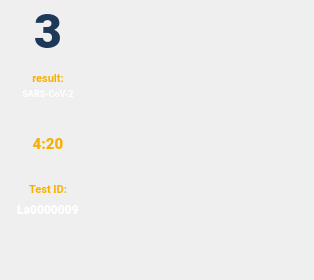
<?xml version="1.0" encoding="UTF-8"?>
<ui version="4.0">
 <class>Form</class>
 <widget class="QWidget" name="Form">
  <property name="geometry">
   <rect>
    <x>0</x>
    <y>0</y>
    <width>314</width>
    <height>280</height>
   </rect>
  </property>
  <property name="windowTitle">
   <string notr="true">Form</string>
  </property>
  <property name="styleSheet">
   <string notr="true"/>
  </property>
  <widget class="QWidget" name="background" native="true">
   <property name="geometry">
    <rect>
     <x>0</x>
     <y>0</y>
     <width>96</width>
     <height>224</height>
    </rect>
   </property>
   <property name="styleSheet">
    <string notr="true">.QWidget{background-image: url(:/new_slot/png/new_slot/detecting.png); border:0px}</string>
   </property>
   <widget class="QLabel" name="number">
    <property name="geometry">
     <rect>
      <x>0</x>
      <y>0</y>
      <width>96</width>
      <height>62</height>
     </rect>
    </property>
    <property name="font">
     <font>
      <family>Roboto Black</family>
      <pointsize>36</pointsize>
      <weight>75</weight>
      <bold>true</bold>
     </font>
    </property>
    <property name="styleSheet">
     <string notr="true">.QLabel{background-color: transparent; border:0; color : #1e3858}</string>
    </property>
    <property name="text">
     <string notr="true">3</string>
    </property>
    <property name="alignment">
     <set>Qt::AlignCenter</set>
    </property>
   </widget>
   <widget class="QLabel" name="timer">
    <property name="geometry">
     <rect>
      <x>0</x>
      <y>133</y>
      <width>96</width>
      <height>21</height>
     </rect>
    </property>
    <property name="font">
     <font>
      <family>Roboto Black</family>
      <pointsize>11</pointsize>
      <weight>75</weight>
      <bold>true</bold>
     </font>
    </property>
    <property name="styleSheet">
     <string notr="true">.QLabel{background-color: transparent; border:0; color : #f8b000}</string>
    </property>
    <property name="text">
     <string notr="true">4:20</string>
    </property>
    <property name="alignment">
     <set>Qt::AlignCenter</set>
    </property>
   </widget>
   <widget class="QLabel" name="id">
    <property name="geometry">
     <rect>
      <x>0</x>
      <y>196</y>
      <width>96</width>
      <height>26</height>
     </rect>
    </property>
    <property name="font">
     <font>
      <family>Roboto Black</family>
      <pointsize>9</pointsize>
      <weight>75</weight>
      <bold>true</bold>
     </font>
    </property>
    <property name="styleSheet">
     <string notr="true">QLabel{background-color: transparent; border:0; color : white}</string>
    </property>
    <property name="text">
     <string notr="true">La0000009</string>
    </property>
    <property name="alignment">
     <set>Qt::AlignCenter</set>
    </property>
   </widget>
   <widget class="QLabel" name="result_tag">
    <property name="geometry">
     <rect>
      <x>0</x>
      <y>66</y>
      <width>96</width>
      <height>24</height>
     </rect>
    </property>
    <property name="font">
     <font>
      <family>Roboto</family>
      <pointsize>8</pointsize>
      <weight>75</weight>
      <bold>true</bold>
     </font>
    </property>
    <property name="styleSheet">
     <string notr="true">.QLabel{background-color: transparent; border:0; color : #f8b000}</string>
    </property>
    <property name="inputMethodHints">
     <set>Qt::ImhNone</set>
    </property>
    <property name="text">
     <string>result:</string>
    </property>
    <property name="textFormat">
     <enum>Qt::AutoText</enum>
    </property>
    <property name="alignment">
     <set>Qt::AlignCenter</set>
    </property>
    <property name="wordWrap">
     <bool>true</bool>
    </property>
    <property name="margin">
     <number>0</number>
    </property>
    <property name="indent">
     <number>-1</number>
    </property>
   </widget>
   <widget class="QLabel" name="target_name">
    <property name="geometry">
     <rect>
      <x>0</x>
      <y>79</y>
      <width>96</width>
      <height>30</height>
     </rect>
    </property>
    <property name="font">
     <font>
      <family>Roboto</family>
      <pointsize>7</pointsize>
      <weight>75</weight>
      <bold>true</bold>
     </font>
    </property>
    <property name="styleSheet">
     <string notr="true">.QLabel{background-color: transparent; border:0; color :white}</string>
    </property>
    <property name="inputMethodHints">
     <set>Qt::ImhNone</set>
    </property>
    <property name="text">
     <string notr="true">SARS-CoV-2</string>
    </property>
    <property name="textFormat">
     <enum>Qt::AutoText</enum>
    </property>
    <property name="alignment">
     <set>Qt::AlignCenter</set>
    </property>
    <property name="wordWrap">
     <bool>true</bool>
    </property>
    <property name="margin">
     <number>0</number>
    </property>
    <property name="indent">
     <number>-1</number>
    </property>
   </widget>
   <widget class="QLabel" name="id_tag">
    <property name="geometry">
     <rect>
      <x>0</x>
      <y>178</y>
      <width>96</width>
      <height>21</height>
     </rect>
    </property>
    <property name="font">
     <font>
      <family>Roboto</family>
      <pointsize>8</pointsize>
      <weight>75</weight>
      <bold>true</bold>
     </font>
    </property>
    <property name="styleSheet">
     <string notr="true">.QLabel{background-color: transparent; border:0; color : #f8b000}</string>
    </property>
    <property name="inputMethodHints">
     <set>Qt::ImhNone</set>
    </property>
    <property name="text">
     <string>Test ID:</string>
    </property>
    <property name="textFormat">
     <enum>Qt::AutoText</enum>
    </property>
    <property name="alignment">
     <set>Qt::AlignCenter</set>
    </property>
    <property name="wordWrap">
     <bool>true</bool>
    </property>
    <property name="margin">
     <number>0</number>
    </property>
    <property name="indent">
     <number>-1</number>
    </property>
   </widget>
  </widget>
 </widget>
 <resources>
  <include location="../title.qrc"/>
 </resources>
 <connections/>
</ui>
